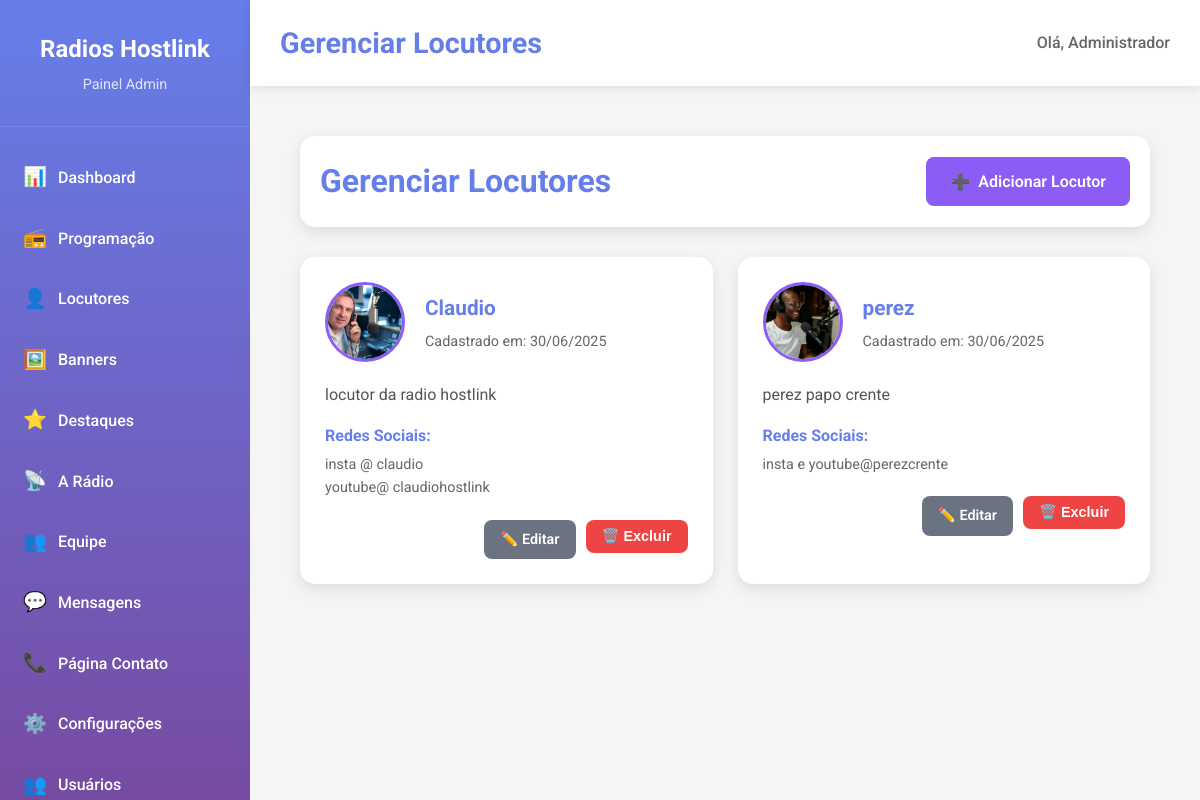
Screenshot of /admin/locutores (signed in) with the database file from the repository.
### app.py (models this page shows)
class Configuracao(db.Model):
    id = db.Column(db.Integer, primary_key=True)
    chave = db.Column(db.String(100), nullable=False)
    valor = db.Column(db.Text)
    criado_em = db.Column(db.DateTime, default=datetime.utcnow)

class Usuario(UserMixin, db.Model):
    id = db.Column(db.Integer, primary_key=True)
    nome = db.Column(db.String(100), nullable=False)
    email = db.Column(db.String(100), unique=True, nullable=False)
    senha = db.Column(db.String(255), nullable=False)
    nivel = db.Column(db.String(20), default='admin')
    criado_em = db.Column(db.DateTime, default=datetime.utcnow)

class Locutor(db.Model):
    id = db.Column(db.Integer, primary_key=True)
    nome = db.Column(db.String(100), nullable=False)
    foto = db.Column(db.String(255))
    bio = db.Column(db.Text)
    redes_sociais = db.Column(db.Text)
    criado_em = db.Column(db.DateTime, default=datetime.utcnow)

### app.py (the view)
@app.route('/admin/locutores')
@login_required
def admin_locutores():
    config = get_site_config()
    locutores = Locutor.query.order_by(Locutor.nome).all()
    return render_template('admin/locutores.html', config=config, locutores=locutores)

### app.py (called while the page is built)
@login_manager.user_loader
def load_user(user_id):
    return Usuario.query.get(int(user_id))

### templates/admin/locutores.html (shortened to what this page needs)
{% extends "admin/base.html" %}
{% block page_title %}Gerenciar Locutores{% endblock %}
{% block content %}
<div class="locutores-admin">
    <div class="page-header">
        <h1>Gerenciar Locutores</h1>
        <a href="{{ url_for('admin_locutores_adicionar') }}" class="btn btn-primary">
            <span>➕</span> Adicionar Locutor
        </a>
    </div>
    {% if locutores %}
    <div class="locutores-grid">
        {% for locutor in locutores %}
        <div class="locutor-card">
            <div class="locutor-header">
                {% if locutor.foto %}
                <div class="locutor-foto">
                    <img src="{{ locutor.foto }}" alt="{{ locutor.nome }}" onerror="this.style.display='none'">
                </div>
                {% else %}
                <div class="locutor-foto-placeholder">
                    <span>🎤</span>
                </div>
                {% endif %}
                <div class="locutor-info">
                    <h3>{{ locutor.nome }}</h3>
                    <p class="locutor-data">Cadastrado em: {{ locutor.criado_em.strftime('%d/%m/%Y') }}</p>
                </div>
            </div>
            {% if locutor.bio %}
            <div class="locutor-bio">
                <p>{{ locutor.bio[:150] }}{% if locutor.bio|length > 150 %}...{% endif %}</p>
            </div>
            {% endif %}
            {% if locutor.redes_sociais %}
            <div class="locutor-redes">
                <strong>Redes Sociais:</strong>
                <p>{{ locutor.redes_sociais }}</p>
            </div>
            {% endif %}
            <div class="locutor-acoes">
                <a href="{{ url_for('admin_locutores_editar', id=locutor.id) }}" class="btn btn-small btn-secondary">
                    ✏️ Editar
                </a>
                <form method="POST" action="{{ url_for('admin_locutores_excluir', id=locutor.id) }}" style="display: inline;" onsubmit="return confirm('Tem certeza que deseja excluir este locutor?')">
                    <button type="submit" class="btn btn-small btn-danger">
                        🗑️ Excluir
                    </button>
                </form>
            </div>
        </div>
        {% endfor %}
    </div>
    {% endif %}
</div>
{% endblock %}

### templates/admin/base.html (shortened to what this page needs)
<!DOCTYPE html>
<html lang="pt-br">
<head>
    <link rel="stylesheet" href="{{ url_for('static', filename='css/admin.css') }}">
</head>
<body class="admin">
    <aside class="sidebar">
        <div class="sidebar-header">
            <h2>{{ config.nome_site }}</h2>
            <p>Painel Admin</p>
        </div>
        <nav class="sidebar-nav">
            <a href="{{ url_for('admin.dashboard') }}" class="nav-item">
                <span class="nav-icon">📊</span>
                <span class="nav-text">Dashboard</span>
            </a>
            <a href="{{ url_for('admin.programacao') }}" class="nav-item">
                <span class="nav-icon">📻</span>
                <span class="nav-text">Programação</span>
            </a>
            <a href="{{ url_for('admin.locutores') }}" class="nav-item">
                <span class="nav-icon">👤</span>
                <span class="nav-text">Locutores</span>
            </a>
            <a href="{{ url_for('admin.banners') }}" class="nav-item">
                <span class="nav-icon">🖼️</span>
                <span class="nav-text">Banners</span>
            </a>
            <a href="{{ url_for('admin.destaques') }}" class="nav-item">
                <span class="nav-icon">⭐</span>
                <span class="nav-text">Destaques</span>
            </a>
            <a href="{{ url_for('admin.a_radio') }}" class="nav-item">
                <span class="nav-icon">📡</span>
                <span class="nav-text">A Rádio</span>
            </a>
            <a href="{{ url_for('admin.equipe') }}" class="nav-item">
                <span class="nav-icon">👥</span>
                <span class="nav-text">Equipe</span>
            </a>
            <a href="{{ url_for('admin.mensagens') }}" class="nav-item">
                <span class="nav-icon">💬</span>
                <span class="nav-text">Mensagens</span>
            </a>
            <a href="{{ url_for('admin.contato') }}" class="nav-item">
                <span class="nav-icon">📞</span>
                <span class="nav-text">Página Contato</span>
            </a>
            <a href="{{ url_for('admin.configuracoes') }}" class="nav-item">
                <span class="nav-icon">⚙️</span>
                <span class="nav-text">Configurações</span>
            </a>
            <a href="{{ url_for('admin.usuarios') }}" class="nav-item">
                <span class="nav-icon">👥</span>
                <span class="nav-text">Usuários</span>
            </a>
        </nav>
    </aside>
    <main class="main-content">
        <header class="top-bar">
            <div class="top-bar-left">
                <h1>{% block page_title %}Dashboard{% endblock %}</h1>
            </div>
            <div class="top-bar-right">
                <div class="user-info">
                    <span>Olá, {{ current_user.nome }}</span>
                </div>
            </div>
        </header>
        <div class="page-content">
            {% block content %}{% endblock %}
        </div>
    </main>
</body>
</html>

### static/css/admin.css (style rules this page uses)
* { margin: 0; padding: 0; box-sizing: border-box; }
body { font-family: 'Roboto', sans-serif; background-color: #f5f5f5; color: #333; line-height: 1.6; }
.admin { display: flex; min-height: 100vh; }
.sidebar { width: 250px; background: linear-gradient(180deg, #667eea, #764ba2); color: white; display: flex; flex-direction: column; position: fixed; height: 100vh; overflow-y: auto; }
.sidebar-header { padding: 30px 20px; border-bottom: 1px solid rgba(255,255,255,0.1); text-align: center; }
.sidebar-header h2 { font-size: 1.5rem; margin-bottom: 5px; }
.sidebar-header p { opacity: 0.8; font-size: 0.9rem; }
.sidebar-nav { flex: 1; padding: 20px 0; }
.nav-item { display: flex; align-items: center; padding: 15px 20px; color: white; text-decoration: none; transition: background 0.3s ease; border-left: 3px solid transparent; }
.nav-icon { font-size: 1.2rem; margin-right: 15px; width: 20px; text-align: center; }
.nav-text { font-weight: 500; }
.main-content { flex: 1; margin-left: 250px; display: flex; flex-direction: column; }
.top-bar { background: white; padding: 20px 30px; box-shadow: 0 2px 10px rgba(0,0,0,0.1); display: flex; justify-content: space-between; align-items: center; position: sticky; top: 0; z-index: 100; }
.top-bar-left { display: flex; align-items: center; gap: 20px; }
.top-bar-left h1 { color: #667eea; font-size: 1.8rem; }
.user-info { color: #666; font-weight: 500; }
.page-content { flex: 1; padding: 30px; }
.btn { display: inline-flex; align-items: center; gap: 8px; padding: 12px 24px; border: none; border-radius: 8px; font-size: 1rem; font-weight: 600; text-decoration: none; cursor: pointer; transition: all 0.3s ease; text-align: center; }
.btn-primary { background: #8b5cf6; color: white; }
.btn-secondary { background: #6b7280; color: white; }
.btn-danger { background: #ef4444; color: white; }
.btn-small { padding: 8px 16px; font-size: 0.9rem; }
.page-header { display: flex; justify-content: space-between; align-items: center; margin-bottom: 30px; padding: 20px; background: white; border-radius: 15px; box-shadow: 0 5px 15px rgba(0,0,0,0.1); }
.page-header h1 { color: #667eea; font-size: 2rem; margin: 0; }
.locutores-admin { padding: 20px; }
.locutores-grid { display: grid; grid-template-columns: repeat(auto-fill, minmax(350px, 1fr)); gap: 25px; }
.locutor-card { background: white; border-radius: 15px; padding: 25px; box-shadow: 0 5px 15px rgba(0,0,0,0.1); transition: transform 0.3s ease; }
.locutor-header { display: flex; align-items: center; margin-bottom: 20px; }
.locutor-foto { width: 80px; height: 80px; border-radius: 50%; overflow: hidden; margin-right: 20px; border: 3px solid #8b5cf6; }
.locutor-foto img { width: 100%; height: 100%; object-fit: cover; }
.locutor-info h3 { color: #667eea; font-size: 1.3rem; margin-bottom: 5px; }
.locutor-data { color: #666; font-size: 0.9rem; }
.locutor-bio { margin-bottom: 15px; line-height: 1.6; color: #555; }
.locutor-redes { margin-bottom: 20px; }
.locutor-redes strong { color: #667eea; }
.locutor-redes p { margin-top: 5px; color: #666; font-size: 0.9rem; white-space: pre-line; }
.locutor-acoes { display: flex; gap: 10px; justify-content: flex-end; }

### rows the page displays
Configuracao: nome_site "Radios Hostlink"
Usuario: nome "Administrador"
Locutor: foto (picture), nome "Claudio", criado_em "30/06/2025", bio "locutor da radio hostlink", redes_sociais "insta @ claudio youtube@ claudiohostlink"
Locutor: foto (picture), nome "perez", criado_em "30/06/2025", bio "perez papo crente", redes_sociais "insta e youtube@perezcrente"
